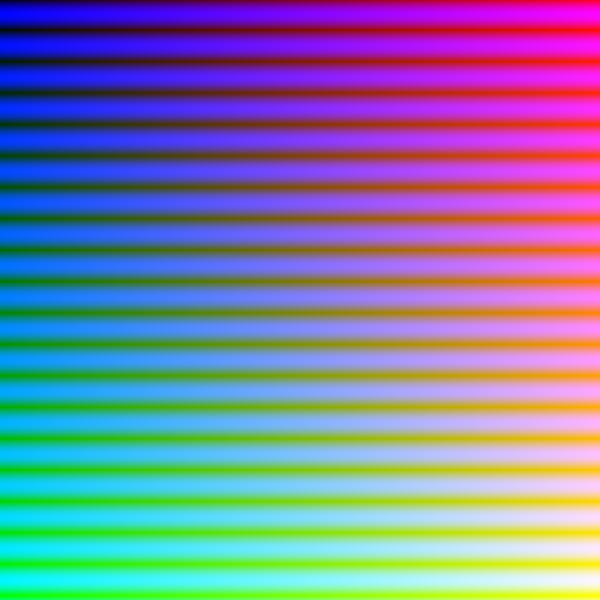
Frame 1 (no input)
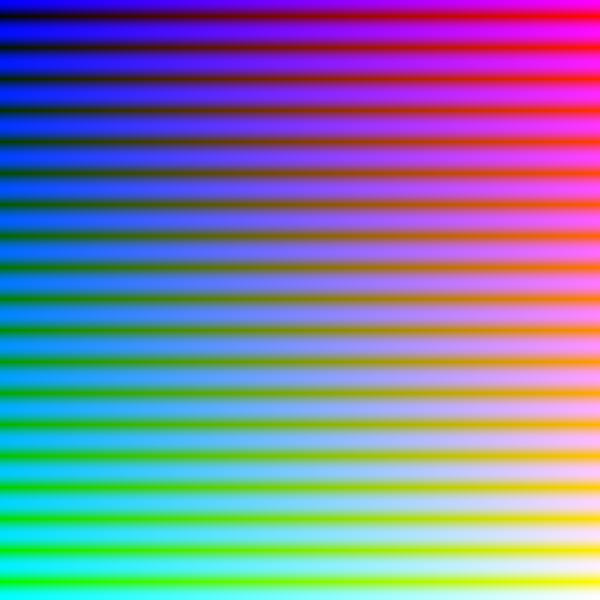
Frame 60 (the mouse pressed at the canvas centre just before this capture)
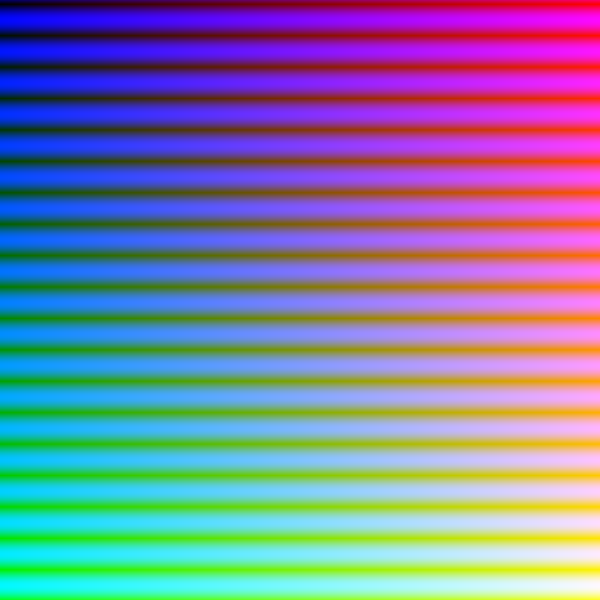
Frame 120 (the mouse held since frame 60 and released just before this capture)

The Processing sketch that drew these frames (run headless with seeded random() and noise(); from frame 60 on, the mouse is pressed at the canvas centre):

// Processing sketch: Pixels_Synth
// ── Pixels_Synth.pde

void setup() {
  size(600, 600);
}

void draw() {
  background(0);
  
  float offset = millis() * 0.001;
  
  // Wir synthetisieren ein Bild direkt über die einzelnen Pixel ...
  // ... in Zukunft werden wir das mit Fragment-Shadern machen!
  
  loadPixels();
   for(int y = 0; y < height; y++) {
    for(int x = 0; x < width; x++) {
      float red = map(x, 0, width, 0, 255);
      float green = map(y, 0, height, 0, 255);
      pixels[y*width + x] = color(red, green, abs(sin(y * 0.1 + offset)) * 256);
    }
  }
  updatePixels();
  
}
